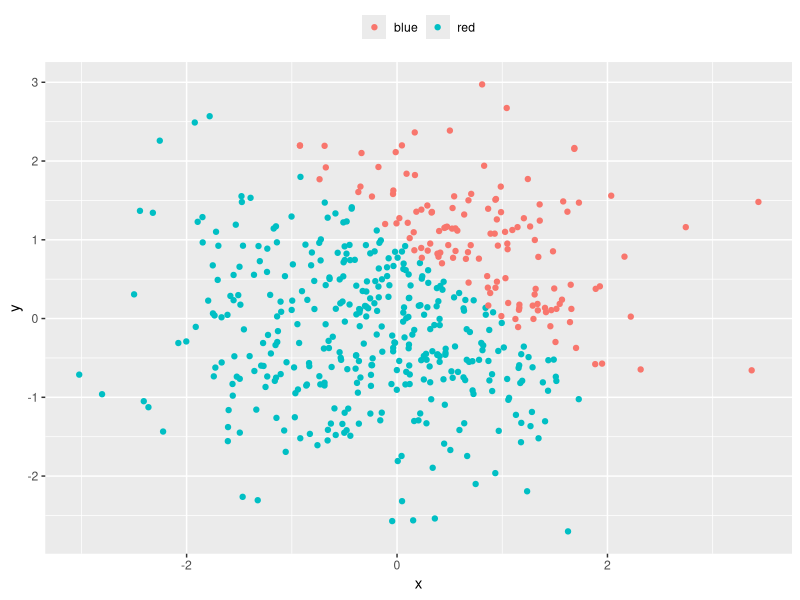

This figure's R source:
## ---- chunk 1
library(tidyverse)
## ---- chunk 2
df1 = tibble(
  samp = rnorm(8),
  samp_pos = samp > 0,
  char_vec = c("This", "is", "a", "column", "of", "length", "eight", "characters"),
  fact_vec = factor(samp, levels = list("factor1", "factor2", "factor3")))
## ---- chunk 3
df2 = tibble(
  x = rnorm(500),
  y = rnorm(500),
  gr_th1 = x + y > 1,
  gr_th1_num = as.numeric(gr_th1),
  gr_th1_fac = factor(gr_th1)
)
## ---- chunk 4
cols <- c("blue" = "x + y <= 1", "red" )

ggplot(data = df2, 
       aes(x, y,
           color = ifelse(gr_th1 == TRUE, "blue", "red"),
           manual_fill_)) +
  geom_point(data = df2, aes(x, y)) +
  theme(legend.position = "top", legend.title = element_blank())
